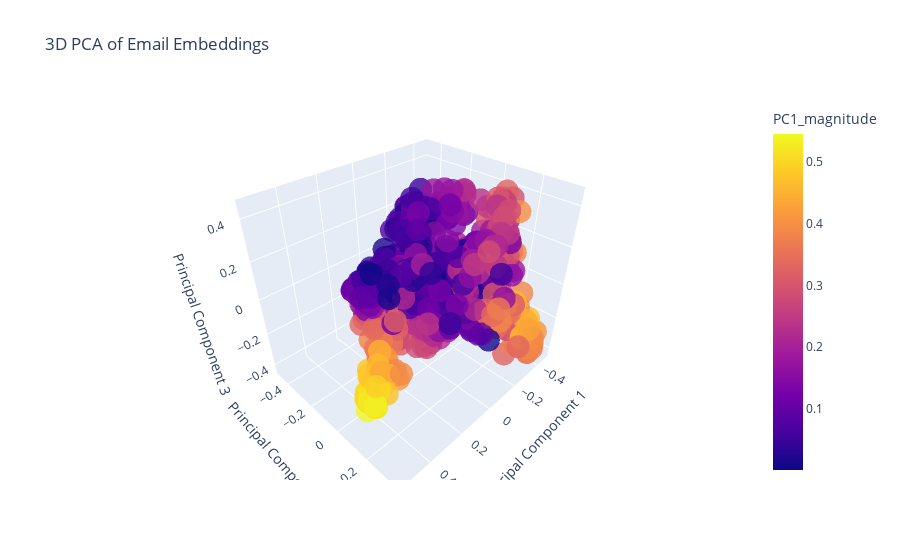

Write notebook code for a chart like this one.
### Code cell
import numpy as np
import pandas as pd
import plotly.express as px
from sklearn.decomposition import PCA

X = np.vstack(df.body_vector.values)

# Apply PCA for dimensionality reduction
pca = PCA(n_components=3)
X_reduced = pca.fit_transform(X)

# Create a new DataFrame for visualization
df_pca = pd.DataFrame(X_reduced, columns=["PC1", "PC2", "PC3"])
df_pca["email_id"] = df.index  # Assign unique IDs
df_pca["PC1_magnitude"] = df_pca["PC1"].abs() 

# Plot 3D scatter using Plotly
fig = px.scatter_3d(df_pca, x="PC1", y="PC2", z="PC3", 
                     color=df_pca.PC1_magnitude,  # Color by email index
                     title="3D PCA of Email Embeddings",
                     labels={"PC1": "Principal Component 1", "PC2": "Principal Component 2", "PC3": "Principal Component 3"},
                     opacity=0.8)

fig.show()

### Figure 1 — Plotly figure (JSON) as saved in the notebook; plotly's stock layout.template omitted (floating-point values rounded to 4 significant figures; data arrays with more than 128 entries replaced by an {"elided": "..."} marker saying what was removed)
{"data": [{"hovertemplate": "Principal Component 1=%{x}<br>Principal Component 2=%{y}<br>Principal Component 3=%{z}<br>PC1_magnitude=%{marker.color}<extra></extra>", "legendgroup": "", "marker": {"color": {"elided": "1086 float values"}, "coloraxis": "coloraxis", "opacity": 0.8, "symbol": "circle"}, "mode": "markers", "name": "", "scene": "scene", "showlegend": false, "type": "scatter3d", "x": {"elided": "1086 float values"}, "y": {"elided": "1086 float values"}, "z": {"elided": "1086 float values"}}], "layout": {"coloraxis": {"colorbar": {"title": {"text": "PC1_magnitude"}}, "colorscale": [[0, "#0d0887"], [0.1111, "#46039f"], [0.2222, "#7201a8"], [0.3333, "#9c179e"], [0.4444, "#bd3786"], [0.5556, "#d8576b"], [0.6667, "#ed7953"], [0.7778, "#fb9f3a"], [0.8889, "#fdca26"], [1, "#f0f921"]]}, "legend": {"tracegroupgap": 0}, "scene": {"domain": {"x": [0, 1], "y": [0, 1]}, "xaxis": {"title": {"text": "Principal Component 1"}}, "yaxis": {"title": {"text": "Principal Component 2"}}, "zaxis": {"title": {"text": "Principal Component 3"}}}, "title": {"text": "3D PCA of Email Embeddings"}}}
